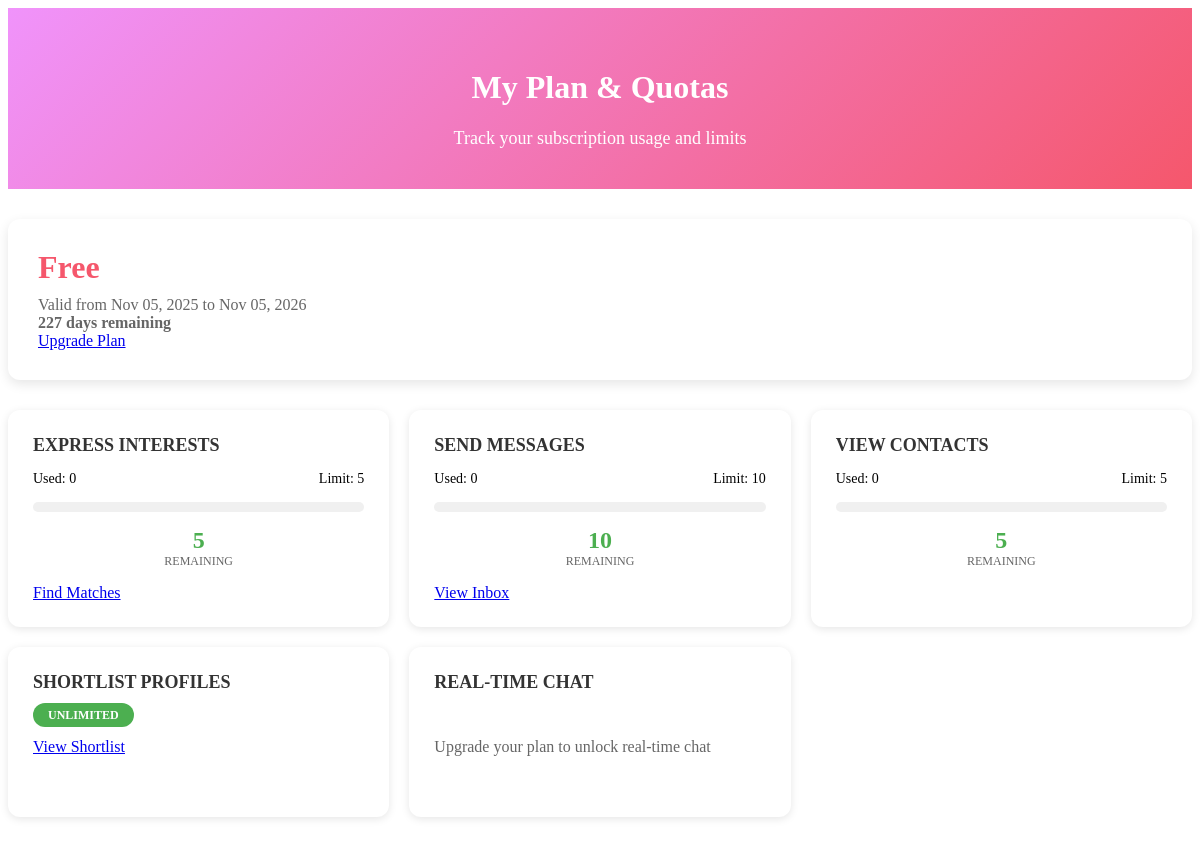
Page /quota-dashboard.php (signed in) on the committed database.
### tables this page shows
CREATE TABLE `user_subscriptions` (
  `id` int(11) NOT NULL AUTO_INCREMENT,
  `user_id` int(11) NOT NULL,
  `plan_id` int(11) NOT NULL,
  `start_date` date NOT NULL,
  `end_date` date NOT NULL,
  `status` enum('active','expired','cancelled') DEFAULT 'active',
  `created_at` timestamp NOT NULL DEFAULT CURRENT_TIMESTAMP,
  `updated_at` timestamp NOT NULL DEFAULT CURRENT_TIMESTAMP ON UPDATE CURRENT_TIMESTAMP,
  PRIMARY KEY (`id`),
  KEY `plan_id` (`plan_id`),
  KEY `idx_user_status` (`user_id`,`status`),
  KEY `idx_end_date` (`end_date`),
  CONSTRAINT `user_subscriptions_ibfk_1` FOREIGN KEY (`user_id`) REFERENCES `users` (`id`) ON DELETE CASCADE,
  CONSTRAINT `user_subscriptions_ibfk_2` FOREIGN KEY (`plan_id`) REFERENCES `plans` (`id`)
);

CREATE TABLE `plans` (
  `id` int(11) NOT NULL AUTO_INCREMENT,
  `name` varchar(100) NOT NULL,
  `description` text,
  `price` decimal(10,2) NOT NULL,
  `duration_days` int(11) NOT NULL,
  `max_contacts_view` int(11) DEFAULT '0' COMMENT '0 = unlimited',
  `max_messages_send` int(11) DEFAULT '0' COMMENT '0 = unlimited',
  `max_interests_express` int(11) DEFAULT '0' COMMENT '0 = unlimited',
  `can_chat` tinyint(1) DEFAULT '0',
  `is_active` tinyint(1) DEFAULT '1',
  `created_at` timestamp NOT NULL DEFAULT CURRENT_TIMESTAMP,
  PRIMARY KEY (`id`),
  KEY `idx_active` (`is_active`)
);

### includes/quota-manager.php (called while the page is built, shortened)
<?php
class QuotaManager {
    private $conn;
    private $user_id;
    private $plan_data = null;
    public function __construct($db_connection, $user_id) {
        $this->conn = $db_connection;
        $this->user_id = intval($user_id);
        $this->loadPlanData();
    }
    private function loadPlanData() {
        $query = "SELECT us.*, p.*
            FROM user_subscriptions us
            LEFT JOIN plans p ON us.plan_id = p.id
            WHERE us.user_id = {$this->user_id}
            AND us.status = 'active'
            ORDER BY us.end_date DESC
            LIMIT 1";
        $result = mysqli_query($this->conn, $query);
        if ($result && mysqli_num_rows($result) > 0) {
            $this->plan_data = mysqli_fetch_assoc($result);
        }
    }
    public function getPlan() {
        return $this->plan_data;
    }
    public function getLimit($feature) {
        $limit_field = 'max_' . $feature;
        return isset($this->plan_data[$limit_field]) ? intval($this->plan_data[$limit_field]) : 0;
    }
    public function getUsage($feature, $table, $user_field = 'from_user_id', $date_field = 'created_at') {
        $start_date = $this->plan_data['start_date'];
        $end_date = $this->plan_data['end_date'];
        $query = "SELECT COUNT(*) as cnt FROM `{$table}`
            WHERE `{$user_field}` = {$this->user_id}
            AND `{$date_field}` >= '{$start_date}'
            AND `{$date_field}` <= '{$end_date}'";
        $result = mysqli_query($this->conn, $query);
        if ($result) {
            $row = mysqli_fetch_assoc($result);
            return intval($row['cnt']);
        }
        return 0;
    }
    public function getQuotaInfo($feature, $table, $user_field = 'from_user_id', $date_field = 'created_at') {
        $limit = $this->getLimit($feature);
        $usage = $this->getUsage($feature, $table, $user_field, $date_field);
        $remaining = $limit === 0 ? 'Unlimited' : max(0, $limit - $usage);
        return [
            'feature' => $feature,
            'limit' => $limit === 0 ? 'Unlimited' : $limit,
            'used' => $usage,
            'remaining' => $remaining,
            'percentage' => $limit > 0 ? round(($usage / $limit) * 100, 2) : 0,
            'is_unlimited' => $limit === 0,
            'has_quota' => $limit === 0 || $usage < $limit
        ];
    }
    public function getAllQuotas() {
        $quotas = [];
        $quotas['interests'] = $this->getQuotaInfo('interests_express', 'interests', 'from_user_id', 'created_at');
        $quotas['messages'] = $this->getQuotaInfo('messages_send', 'messages', 'from_user_id', 'created_at');
        $contacts_usage = $this->getContactsViewedCount();
        $contacts_limit = $this->getLimit('contacts_view');
        $quotas['contacts'] = [
            'feature' => 'contacts_view',
            'limit' => $contacts_limit === 0 ? 'Unlimited' : $contacts_limit,
            'used' => $contacts_usage,
            'remaining' => $contacts_limit === 0 ? 'Unlimited' : max(0, $contacts_limit - $contacts_usage),
            'percentage' => $contacts_limit > 0 ? round(($contacts_usage / $contacts_limit) * 100, 2) : 0,
            'is_unlimited' => $contacts_limit === 0,
            'has_quota' => $contacts_limit === 0 || $contacts_usage < $contacts_limit
        ];
        $shortlist_count = $this->getShortlistCount();
        $shortlist_limit = $this->getLimit('shortlist');
        $quotas['shortlist'] = [
            'feature' => 'shortlist',
            'limit' => $shortlist_limit === 0 ? 'Unlimited' : $shortlist_limit,
            'used' => $shortlist_count,
            'remaining' => $shortlist_limit === 0 ? 'Unlimited' : max(0, $shortlist_limit - $shortlist_count),
            'percentage' => $shortlist_limit > 0 ? round(($shortlist_count / $shortlist_limit) * 100, 2) : 0,
            'is_unlimited' => $shortlist_limit === 0,
            'has_quota' => $shortlist_limit === 0 || $shortlist_count < $shortlist_limit
        ];
        $quotas['chat'] = [
            'feature' => 'chat',
            'enabled' => $this->plan_data ? (bool)$this->plan_data['can_chat'] : false,
            'limit' => $this->plan_data && $this->plan_data['can_chat'] ? 'Enabled' : 'Disabled'
        ];
        return $quotas;
    }
    private function getContactsViewedCount() {
        $table_check = mysqli_query($this->conn, "SHOW TABLES LIKE 'contact_views'");
        if (mysqli_num_rows($table_check) === 0) {
            return 0;
        }
        return 0;
    }
    private function getShortlistCount() {
        $query = "SELECT COUNT(*) as cnt FROM shortlists WHERE user_id = {$this->user_id}";
        $result = mysqli_query($this->conn, $query);
        if ($result) {
            $row = mysqli_fetch_assoc($result);
            return intval($row['cnt']);
        }
        return 0;
    }
    public function getPlanName() {
        return $this->plan_data ? $this->plan_data['name'] : 'No Active Plan';
    }
    public function getDaysRemaining() {
        $end_date = new DateTime($this->plan_data['end_date']);
        $now = new DateTime();
        $diff = $now->diff($end_date);
        return $diff->days * ($diff->invert ? -1 : 1);
    }
}
function getQuotaManager($conn, $user_id = null) {
    return new QuotaManager($conn, $user_id);
}
?>

### quota-dashboard.php (the view, shortened to what this page needs)
<?php
require_once("includes/dbconn.php");
require_once("includes/quota-manager.php");
$user_id = $_SESSION['id'];
$quota_manager = getQuotaManager($conn, $user_id);
$quotas = $quota_manager->getAllQuotas();
$plan = $quota_manager->getPlan();
?>
<div class="quota-header">
    <div class="container">
        <h1><i class="fa fa-dashboard"></i> My Plan & Quotas</h1>
        <p style="margin: 10px 0 0 0; font-size: 18px;">Track your subscription usage and limits</p>
    </div>
</div>
<div class="container">
    <div class="plan-card">
        <div class="row">
            <div class="col-md-8">
                <div class="plan-name">
                    <i class="fa fa-trophy"></i> <?php echo htmlspecialchars($quota_manager->getPlanName()); ?>
                </div>
                <?php if ($plan): ?>
                    <div class="plan-expiry">
                        Valid from <?php echo date('M d, Y', strtotime($plan['start_date'])); ?>
                        to <?php echo date('M d, Y', strtotime($plan['end_date'])); ?>
                        <br>
                        <strong><?php echo $quota_manager->getDaysRemaining(); ?> days remaining</strong>
                    </div>
                <?php else: ?>
                    <div class="plan-expiry">
                        <i class="fa fa-exclamation-triangle"></i> No active subscription
                    </div>
                <?php endif; ?>
            </div>
            <div class="col-md-4 text-right">
                <a href="/plans.php" class="btn btn-primary btn-lg">
                    <i class="fa fa-rocket"></i> Upgrade Plan
                </a>
            </div>
        </div>
    </div>
    <div class="quota-grid">
        <div class="quota-card">
            <div class="quota-title">
                <i class="fa fa-heart"></i> Express Interests
            </div>
            <?php if ($quotas['interests']['is_unlimited']): ?>
                <span class="unlimited-badge">UNLIMITED</span>
            <?php else: ?>
                <div class="quota-stats">
                    <span>Used: <?php echo $quotas['interests']['used']; ?></span>
                    <span>Limit: <?php echo $quotas['interests']['limit']; ?></span>
                </div>
                <div class="quota-progress">
                </div>
                <div class="quota-numbers">
                    <div class="quota-number">
                        <div class="quota-number-value" style="color: #4caf50;">
                            <?php echo $quotas['interests']['remaining']; ?>
                        </div>
                        <div class="quota-number-label">Remaining</div>
                    </div>
                </div>
            <?php endif; ?>
            <div style="margin-top: 15px;">
                <a href="/advanced-search.php" class="btn btn-sm btn-info btn-block">
                    <i class="fa fa-search"></i> Find Matches
                </a>
            </div>
        </div>
        <div class="quota-card">
            <div class="quota-title">
                <i class="fa fa-envelope"></i> Send Messages
            </div>
            <?php if ($quotas['messages']['is_unlimited']): ?>
                <span class="unlimited-badge">UNLIMITED</span>
            <?php else: ?>
                <div class="quota-stats">
                    <span>Used: <?php echo $quotas['messages']['used']; ?></span>
                    <span>Limit: <?php echo $quotas['messages']['limit']; ?></span>
                </div>
                <div class="quota-progress">
                </div>
                <div class="quota-numbers">
                    <div class="quota-number">
                        <div class="quota-number-value" style="color: #4caf50;">
                            <?php echo $quotas['messages']['remaining']; ?>
                        </div>
                        <div class="quota-number-label">Remaining</div>
                    </div>
                </div>
            <?php endif; ?>
            <div style="margin-top: 15px;">
                <a href="/messages.php" class="btn btn-sm btn-info btn-block">
                    <i class="fa fa-inbox"></i> View Inbox
                </a>
            </div>
        </div>
        <div class="quota-card">
            <div class="quota-title">
                <i class="fa fa-eye"></i> View Contacts
            </div>
            <?php if ($quotas['contacts']['is_unlimited']): ?>
                <span class="unlimited-badge">UNLIMITED</span>
            <?php else: ?>
                <div class="quota-stats">
                    <span>Used: <?php echo $quotas['contacts']['used']; ?></span>
                    <span>Limit: <?php echo $quotas['contacts']['limit']; ?></span>
                </div>
                <div class="quota-progress">
                </div>
                <div class="quota-numbers">
                    <div class="quota-number">
                        <div class="quota-number-value" style="color: #4caf50;">
                            <?php echo $quotas['contacts']['remaining']; ?>
                        </div>
                        <div class="quota-number-label">Remaining</div>
                    </div>
                </div>
            <?php endif; ?>
        </div>
        <div class="quota-card">
            <div class="quota-title">
                <i class="fa fa-star"></i> Shortlist Profiles
            </div>
            <?php if ($quotas['shortlist']['is_unlimited']): ?>
                <span class="unlimited-badge">UNLIMITED</span>
            <?php endif; ?>
            <div style="margin-top: 15px;">
                <a href="/shortlist.php" class="btn btn-sm btn-info btn-block">
                    <i class="fa fa-list"></i> View Shortlist
                </a>
            </div>
        </div>
        <div class="quota-card">
            <div class="quota-title">
                <i class="fa fa-comments"></i> Real-time Chat
            </div>
            <?php if ($quotas['chat']['enabled']): ?>
                <span class="unlimited-badge">ENABLED</span>
                <div style="margin-top: 15px;">
                    <p style="color: #666; font-size: 14px;">
                        You can use live chat to connect with your matches instantly!
                    </p>
                </div>
            <?php else: ?>
                <div style="padding: 20px 0;">
                    <p style="margin-top: 10px; color: #666;">
                        Upgrade your plan to unlock real-time chat
                    </p>
                </div>
            <?php endif; ?>
        </div>
    </div>
</div>

### quota-dashboard.php (style rules this page uses)
.quota-header { background: linear-gradient(135deg, #f093fb 0%, #f5576c 100%); color: white; padding: 40px 0; text-align: center; margin-bottom: 30px; }
.plan-card { background: white; border-radius: 12px; padding: 30px; box-shadow: 0 4px 12px rgba(0,0,0,0.1); margin-bottom: 30px; }
.plan-name { font-size: 32px; font-weight: bold; color: #f5576c; margin-bottom: 10px; }
.plan-expiry { font-size: 16px; color: #666; }
.quota-grid { display: grid; grid-template-columns: repeat(auto-fit, minmax(300px, 1fr)); gap: 20px; margin-bottom: 30px; }
.quota-card { background: white; border-radius: 12px; padding: 25px; box-shadow: 0 2px 8px rgba(0,0,0,0.1); transition: all 0.3s; }
.quota-title { font-size: 18px; font-weight: bold; margin-bottom: 15px; color: #333; text-transform: uppercase; }
.quota-stats { display: flex; justify-content: space-between; margin-bottom: 15px; font-size: 14px; }
.quota-progress { height: 10px; background: #f0f0f0; border-radius: 5px; overflow: hidden; margin-bottom: 10px; }
.quota-numbers { display: flex; justify-content: space-around; margin-top: 15px; }
.quota-number { text-align: center; }
.quota-number-value { font-size: 24px; font-weight: bold; }
.quota-number-label { font-size: 12px; color: #666; text-transform: uppercase; }
.unlimited-badge { background: #4caf50; color: white; padding: 5px 15px; border-radius: 20px; font-size: 12px; font-weight: bold; }

### rows in the picture
user_subscriptions: plan.name "Free", start_date "Nov 05, 2025", end_date "Nov 05, 2026", end_date "227", plan.can_chat "0", plan.max_messages_send "10"

### other values in the picture
$quotas['interests']['limit'] "5"
$quotas['interests']['remaining'] "5"
$quotas['contacts']['limit'] "5"
$quotas['contacts']['remaining'] "5"
